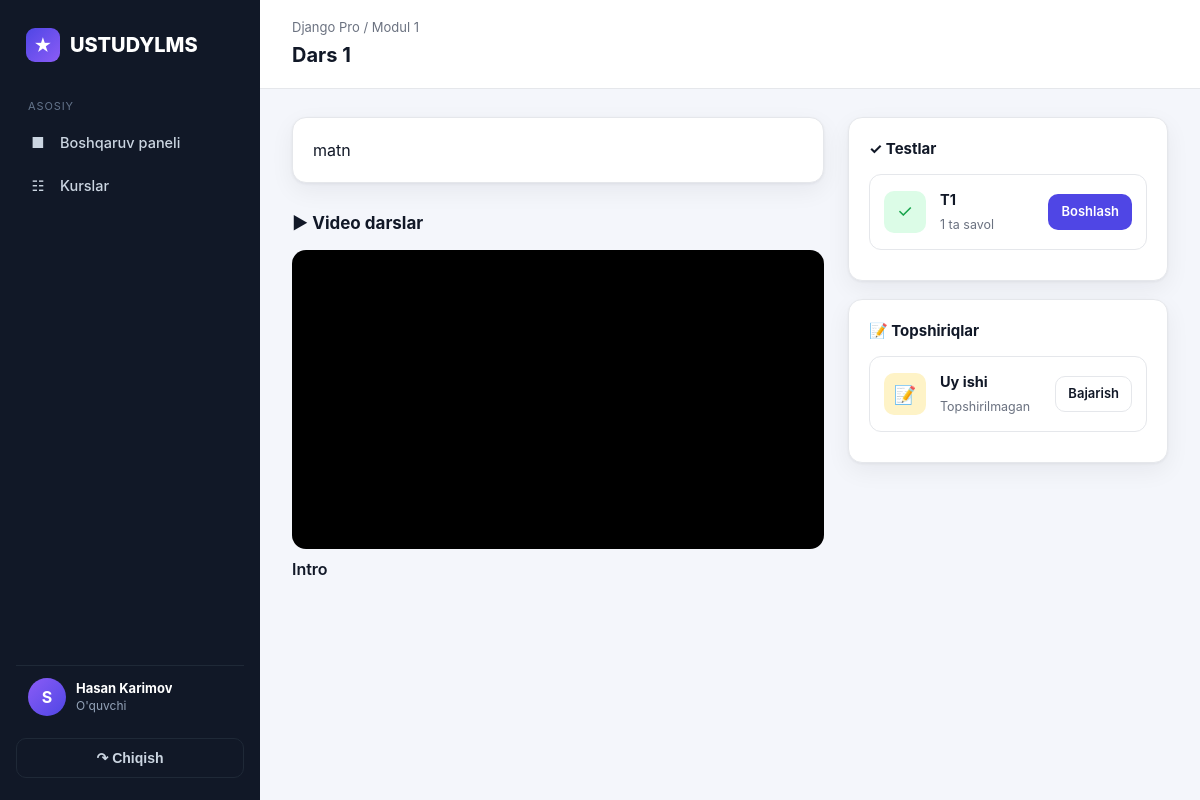
Page /courses/lesson/4/ (signed in) on the committed database.
### accounts/models/user.py (models this page shows, shortened)
class CustomUser(AbstractUser):
    class Role(models.TextChoices):
        ADMIN = 'admin', 'Admin'
        TEACHER = 'teacher', "O'qituvchi"
        STUDENT = 'student', "O'quvchi"
    role = models.CharField(max_length=10, choices=Role.choices, default=Role.STUDENT)
    phone = models.CharField(max_length=20, blank=True)
    @property
    def is_admin(self):
        return self.is_superuser or self.role == self.Role.ADMIN
    @property
    def is_teacher(self):
        return self.role == self.Role.TEACHER

### courses/models/course.py (models this page shows, shortened)
class Course(models.Model):
    name = models.CharField(max_length=150)
    image = models.ImageField(upload_to='courses/', blank=True, null=True)
    description = models.TextField(blank=True)
    duration = models.PositiveIntegerField(default=1, help_text="Davomiyligi (oylarda)")
    price = models.DecimalField(max_digits=10, decimal_places=2, default=0)
    created_at = models.DateTimeField(auto_now_add=True)
    class Meta:
        ordering = ['-created_at']

### courses/models/structure.py (models this page shows, shortened)
class Lesson(models.Model):
    module = models.ForeignKey(Module, on_delete=models.CASCADE, related_name='lessons')
    title = models.CharField(max_length=300)
    description = models.TextField(blank=True)
    order = models.PositiveIntegerField(default=0)
    class Meta:
        ordering = ['order', 'id']

class Module(models.Model):
    course = models.ForeignKey(Course, on_delete=models.CASCADE, related_name='modules')
    title = models.CharField(max_length=150)
    description = models.TextField(blank=True)
    order = models.PositiveIntegerField(default=0)
    class Meta:
        ordering = ['order', 'id']

### courses/models/content.py (models this page shows, shortened)
class LessonVideo(models.Model):
    lesson = models.ForeignKey(Lesson, on_delete=models.CASCADE, related_name='videos')
    title = models.CharField(max_length=200)
    file = models.FileField(upload_to='lessons/videos/', blank=True, null=True)
    url = models.URLField(blank=True, help_text="YouTube/Vimeo havolasi")
    duration = models.PositiveIntegerField(blank=True, null=True, help_text="Davomiyligi (soniya)")
    order = models.PositiveIntegerField(default=0)
    class Meta:
        ordering = ['order', 'id']

### courses/models/assessment.py (models this page shows, shortened)
class Test(models.Model):
    lesson = models.ForeignKey(Lesson, on_delete=models.CASCADE, related_name='tests')
    title = models.CharField(max_length=200)
    description = models.TextField(blank=True)
    pass_score = models.PositiveIntegerField(default=60, help_text="O'tish foizi (%)")
    time_limit = models.PositiveIntegerField(blank=True, null=True, help_text="Vaqt chegarasi (daqiqa)")
    created_at = models.DateTimeField(auto_now_add=True)
    @property
    def total_questions(self):
        return self.questions.count()

### courses/models/assignment.py (models this page shows, shortened)
class Assignment(models.Model):
    lesson = models.ForeignKey(Lesson, on_delete=models.CASCADE, related_name='assignments')
    title = models.CharField(max_length=200)
    description = models.TextField(blank=True)
    file = models.FileField(upload_to='assignments/', blank=True, null=True)
    deadline = models.DateTimeField(blank=True, null=True)
    max_grade = models.FloatField(default=100)
    created_at = models.DateTimeField(auto_now_add=True)

### courses/views/catalog.py (the view)
# urls.py: path('lesson/<int:pk>/', views.lesson_detail, name='lesson_detail'),
@login_required
def lesson_detail(request, pk):
    lesson = get_object_or_404(Lesson.objects.select_related('module__course'), pk=pk)
    student = _get_student(request)
    tests = lesson.tests.prefetch_related('questions')
    if student:
        passed_test_ids = set(
            TestSubmission.objects.filter(student=student, test__in=tests, passed=True)
            .values_list('test_id', flat=True)
        )
        submissions = {
            s.assignment_id: s
            for s in AssignmentSubmission.objects.filter(student=student, assignment__lesson=lesson)
        }
    else:
        passed_test_ids = set()
        submissions = {}
    context = {
        'lesson': lesson,
        'course': lesson.module.course,
        'videos': lesson.videos.all(),
        'presentations': lesson.presentations.all(),
        'materials': lesson.materials.all(),
        'tests': tests,
        'assignments': lesson.assignments.all(),
        'passed_test_ids': passed_test_ids,
        'submissions': submissions,
    }
    return render(request, 'courses/lesson_detail.html', context)

### courses/templatetags/course_extras.py (called while the page is built)
@register.filter
def embed_url(url):
    if not url:
        return ''
    match = _YT_WATCH.search(url)
    if match:
        return f'https://www.youtube.com/embed/{match.group(1)}'
    return url

@register.filter
def is_embeddable(url):
    return bool(url) and ('youtube.com' in url or 'youtu.be' in url or 'vimeo.com' in url)

### courses/views/catalog.py (called while the page is built)
def _get_student(request):
    return getattr(request.user, 'student_profile', None)

### templates/courses/lesson_detail.html (shortened to what this page needs)
{% extends 'base.html' %}
{% load course_extras %}
{% block heading %}{{ lesson.title }}{% endblock %}
{% block crumb %}<div class="crumb"><a href="{% url 'courses:course_detail' course.pk %}">{{ course.name }}</a> / {{ lesson.module.title }}</div>{% endblock %}
{% block content %}
<div class="lesson-grid">
    <div>
        {% if lesson.description %}
        <div class="card" style="margin-bottom:20px;"><div class="card-body">{{ lesson.description|linebreaks }}</div></div>
        {% endif %}
        {% if videos %}
        <div class="section-title">&#9654; Video darslar</div>
        {% for v in videos %}
        <div style="margin-bottom:18px;">
            {% if v.file %}
            <div class="video-wrap"><video controls src="{{ v.file.url }}"></video></div>
            {% elif v.url|is_embeddable %}
            <div class="video-wrap"><iframe src="{{ v.url|embed_url }}" allowfullscreen></iframe></div>
            {% elif v.url %}
            <div class="resource"><div class="ic" style="background:var(--danger-soft);color:var(--danger);">&#9654;</div>
                <div class="info"><b>{{ v.title }}</b><span>Tashqi video havola</span></div>
                <a href="{{ v.url }}" target="_blank" class="btn btn-light btn-sm">Ochish</a></div>
            {% endif %}
            <div style="font-weight:600;margin-top:8px;">{{ v.title }}</div>
        </div>
        {% endfor %}
        {% endif %}
    </div>
    <div class="sticky-side">
        <div class="card" style="margin-bottom:18px;">
            <div class="card-body">
                <h3 style="font-size:15px;margin-bottom:14px;">&#10003; Testlar</h3>
                {% for t in tests %}
                <div class="resource" style="margin-bottom:10px;">
                    <div class="ic" style="background:var(--success-soft);color:var(--success);">&#10003;</div>
                    <div class="info"><b>{{ t.title }}</b><span>{{ t.total_questions }} ta savol</span></div>
                    {% if t.id in passed_test_ids %}
                    <span class="badge badge-success">O'tildi</span>
                    {% else %}
                    <a href="{% url 'courses:test_take' t.pk %}" class="btn btn-primary btn-sm">Boshlash</a>
                    {% endif %}
                </div>
                {% empty %}
                <p style="color:var(--muted);font-size:13.5px;">Test yo'q.</p>
                {% endfor %}
            </div>
        </div>
        <div class="card">
            <div class="card-body">
                <h3 style="font-size:15px;margin-bottom:14px;">&#128221; Topshiriqlar</h3>
                {% for a in assignments %}
                <div class="resource" style="margin-bottom:10px;">
                    <div class="ic" style="background:var(--warning-soft);color:var(--warning);">&#128221;</div>
                    <div class="info"><b>{{ a.title }}</b>
                        <span>{% if a.id in submissions %}Yuborilgan{% else %}Topshirilmagan{% endif %}</span>
                    </div>
                    <a href="{% url 'courses:assignment_submit' a.pk %}" class="btn btn-light btn-sm">{% if a.id in submissions %}Ko'rish{% else %}Bajarish{% endif %}</a>
                </div>
                {% empty %}
                <p style="color:var(--muted);font-size:13.5px;">Topshiriq yo'q.</p>
                {% endfor %}
            </div>
        </div>
    </div>
</div>
{% endblock %}

### templates/base.html (shortened to what this page needs)
{% load static %}
<!DOCTYPE html>
<html lang="uz">
<head>
    <link rel="stylesheet" href="{% static 'css/style.css' %}">
</head>
<body>
<div class="layout">
    <aside class="sidebar" id="sidebar">
        <div class="brand">
            <span class="logo">&#9733;</span> USTUDYLMS
        </div>
        <nav>
            <div class="nav-section">Asosiy</div>
            <a class="nav-link {% if request.resolver_match.url_name == 'dashboard' %}active{% endif %}" href="{% url 'accounts:dashboard' %}">
                <span class="ic">&#9632;</span> Boshqaruv paneli
            </a>
            <a class="nav-link {% if 'course' in request.resolver_match.url_name %}active{% endif %}" href="{% url 'courses:course_list' %}">
                <span class="ic">&#9783;</span> Kurslar
            </a>
        </nav>
        <div class="user">
            <div class="av">{{ user.username|first|upper }}</div>
            <div class="meta">
                <b>{{ user.get_full_name|default:user.username }}</b>
                <span>{{ user.get_role_display }}</span>
            </div>
        </div>
        <form method="post" action="{% url 'accounts:logout' %}">
            <button type="submit" class="logout-btn">&#8631; Chiqish</button>
        </form>
    </aside>
    <main class="content">
        <div class="topbar">
            <div>
                {% block crumb %}{% endblock %}
                <h1>{% block heading %}{% endblock %}</h1>
            </div>
        </div>
        <div class="page">
            {% block content %}{% endblock %}
        </div>
    </main>
</div>
</body>
</html>

### rows in the picture
CustomUser: username|first "S", get_full_name "Hasan Karimov", role "O'quvchi"
Course: name "Django Pro"
Lesson: module "Modul 1", title "Dars 1", description "matn"
LessonVideo: title "Intro"
Test: title "T1", total_questions "1", shows "Boshlash"
Assignment: title "Uy ishi", shows "Topshirilmagan", shows "Bajarish"
